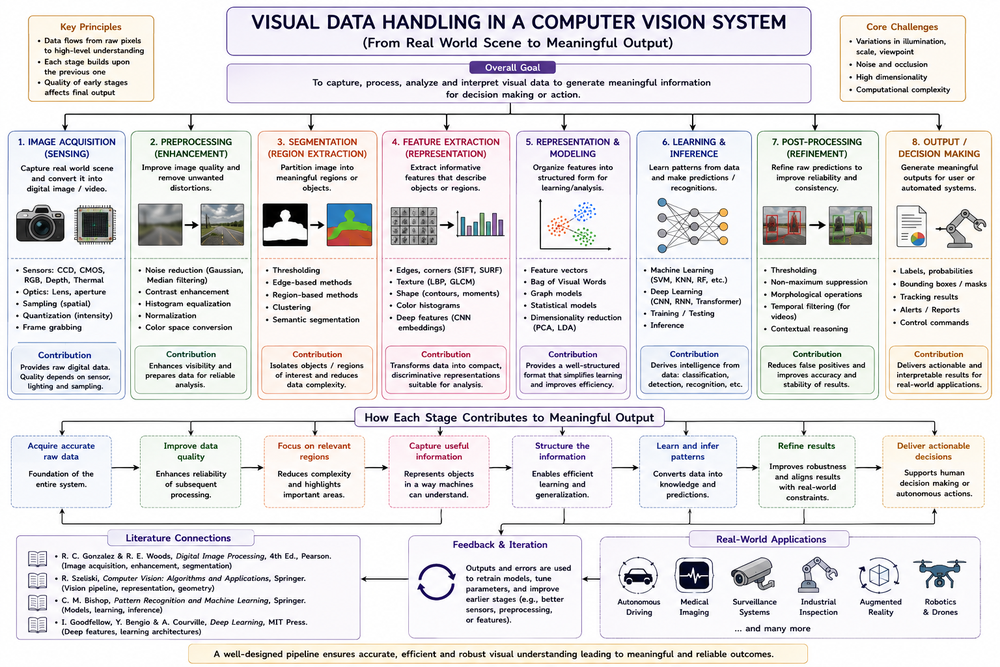
#> input picture CO1/AT 2/Q02/updd2.png, 1000 x 667 px, shrunk from 1536 x 1024 before the run, given in place of Screenshot 2026-05-06 085125.png, which was not available
$ python exp_1.py
#> lines starting #> are read from the running program, lines starting #| are printed output that depends on the picture
# -*- coding: utf-8 -*-
"""EXP 1

Automatically generated by Colab.

Original file is located at
    https://colab.research.google.com/drive/1Uq4FR5x2cbgOYmn1DVhm7D1wZ0M2XQ27
"""


from google.colab import files
uploaded = files.upload()
#> the answer given: updd2.png

import cv2
from google.colab.patches import cv2_imshow # Import Colab-compatible imshow

# Use the uploaded image filename instead of a local path
img = cv2.imread('Screenshot 2026-05-06 085125.png')
#> img is the input picture: shape (667, 1000, 3); mean B, G, R 227.6, 226.2, 228.1

# It's good practice to check if the image loaded successfully
if img is None:
    print("Error: Could not load image. Please ensure the correct filename is used.")
else:
    gray_img = cv2.cvtColor(img, cv2.COLOR_BGR2GRAY)
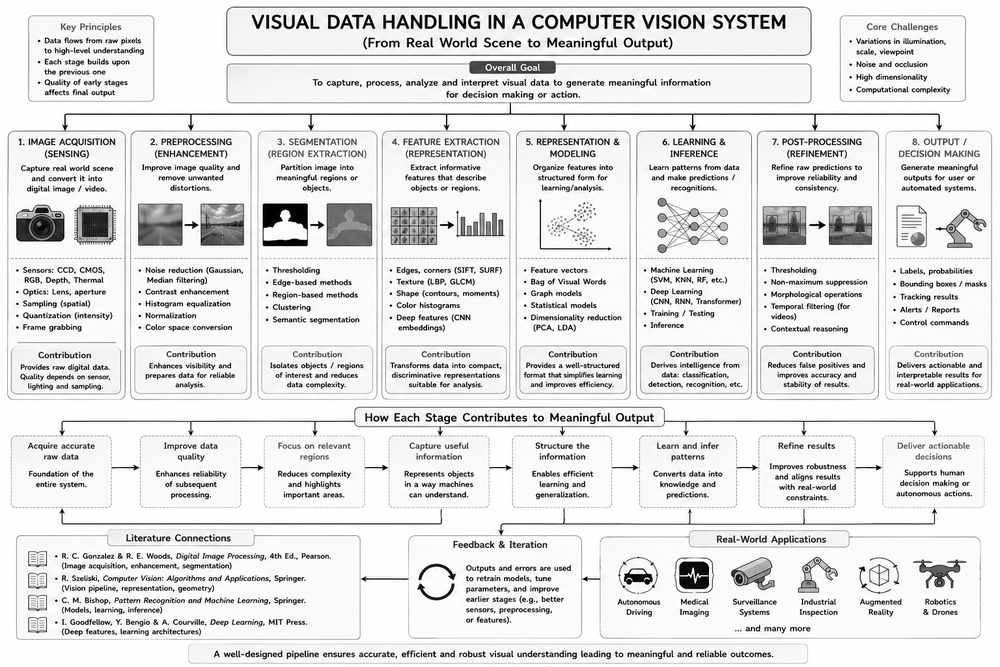
#> gray_img: shape (667, 1000); min 0, max 255, mean 227
    # Use cv2_imshow for displaying images in Colab
    cv2_imshow(gray_img)
    cv2.imwrite('gray_image.jpg', gray_img)
    # cv2.waitKey(0) and cv2.destroyAllWindows() are not needed with cv2_imshow
    print("Grayscale image saved as 'gray_image.jpg'")

$ run again, on CO1/AT 2/Q03/uped 2.png
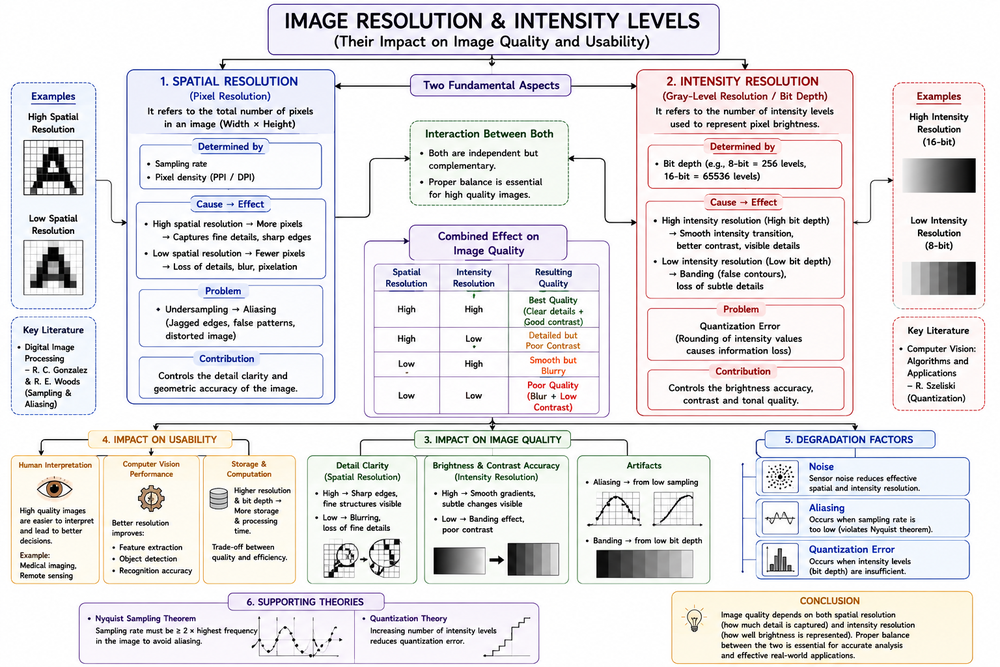
#> input picture CO1/AT 2/Q03/uped 2.png, 1000 x 667 px, shrunk from 1536 x 1024 before the run, given in place of Screenshot 2026-05-06 085125.png, which was not available
#> img is the input picture: shape (667, 1000, 3); mean B, G, R 229.4, 227.9, 229.9
#> `gray_img = cv2.cvtColor(img, cv2.COLOR_BGR2GRAY)`:
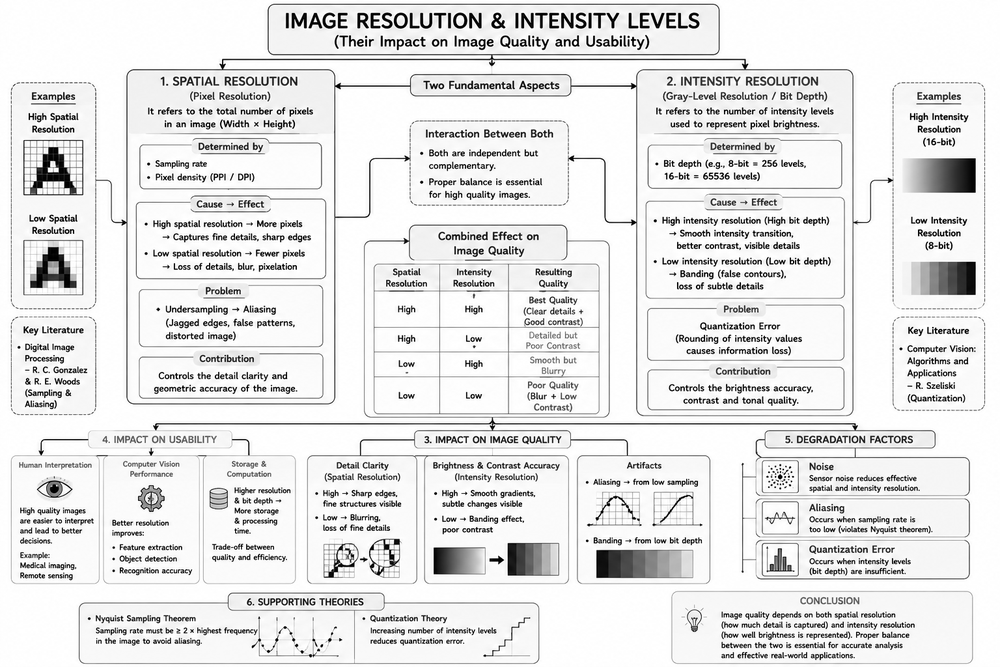
#> gray_img: shape (667, 1000); min 0, max 255, mean 228.7
